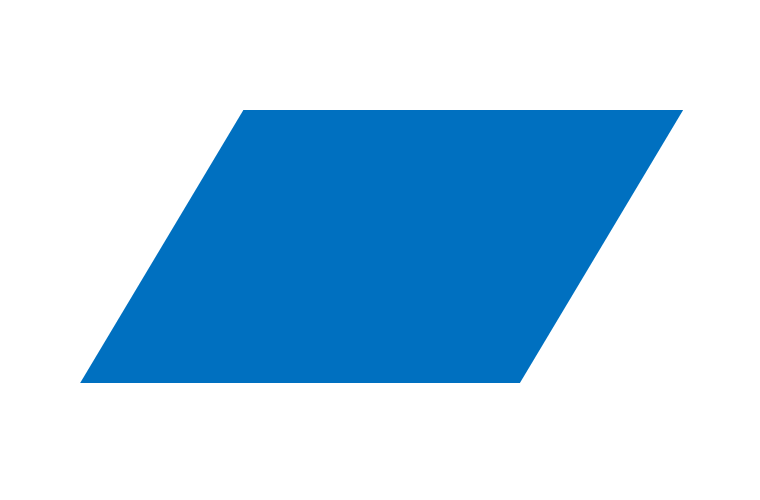
#> input picture dataset/rectangle2.png, 760 x 500 px, found by its file name
$ python Shear.py
#> lines starting #> are read from the running program, lines starting #| are printed output that depends on the picture
import cv2
import numpy as np

img = cv2.imread("dataset/rectangle2.png")
#> img is the input picture: shape (500, 760, 3); mean B, G, R 235.1, 209.8, 174.4
print(img.shape)
#| (500, 760, 3)
rows,cols,ch = img.shape
#> rows = 500; cols = 760; ch = 3
#shear transformation
#shear x
degree = 30
theta = np.tan(np.deg2rad(degree))
M = np.float32([[1,theta,0],[0,1,0]])

print(M)

res =cv2.warpAffine(img,M,(cols,rows))
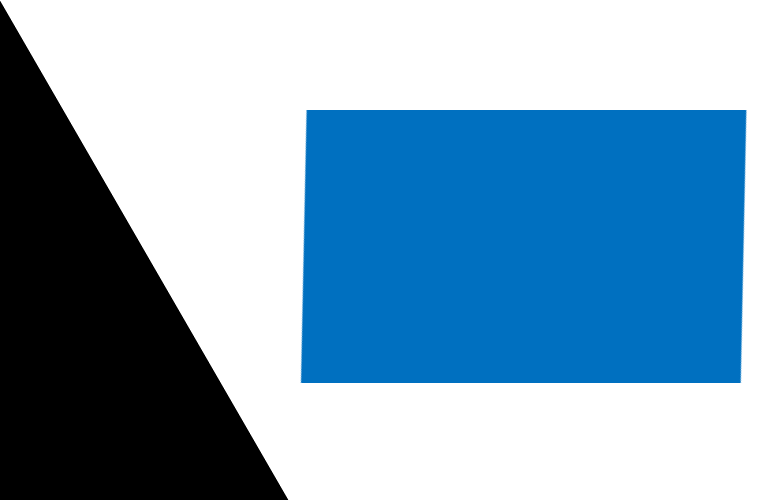
#> res: shape (500, 760, 3); mean B, G, R 186.8, 161.5, 126.1
cv2.imshow("Original Image",img)
cv2.imshow("Result Image",res)
cv2.waitKey(0)
cv2.destroyAllWindows()

$ run again, with dataset/checkerboard.png copied over dataset/rectangle2.png
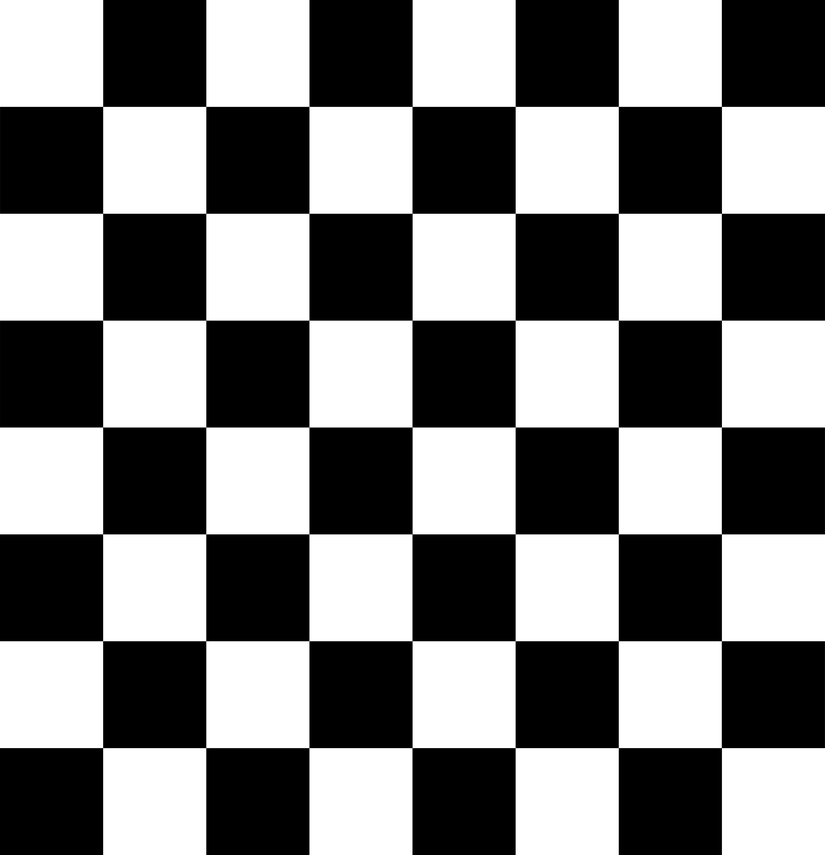
#> input picture dataset/checkerboard.png, 825 x 855 px, shrunk from 3595 x 3723 before the run, found by its file name
#> img is the input picture: shape (855, 825, 3); min 0, max 255, mean 127.5
#| (855, 825, 3)
#> `res =cv2.warpAffine(img,M,(cols,rows))`:
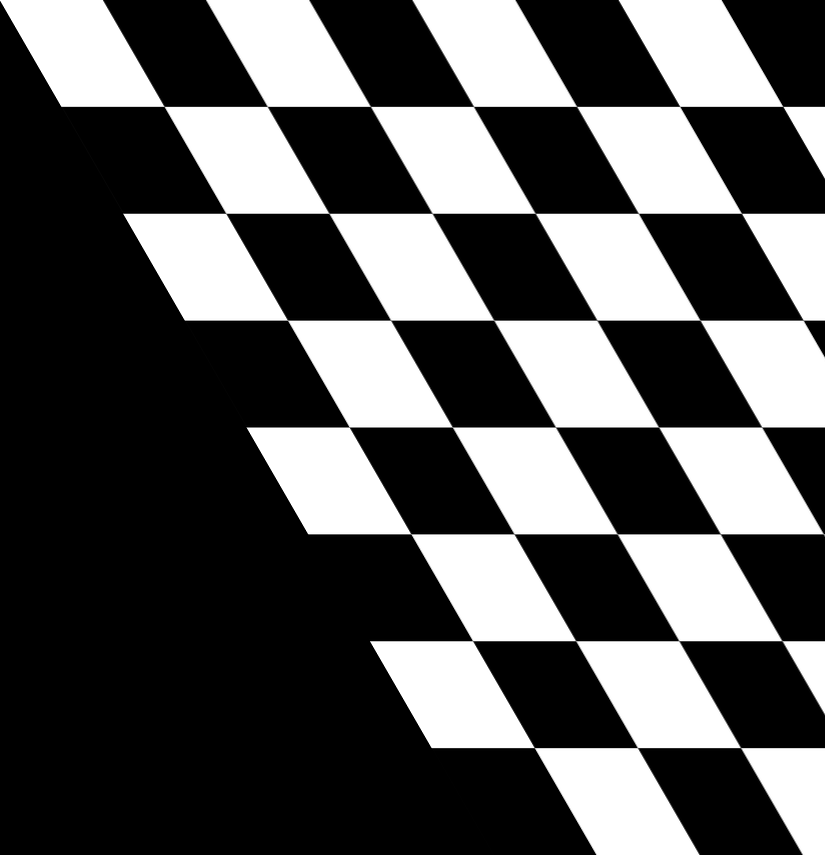
#> res: shape (855, 825, 3); min 0, max 255, mean 88.3
